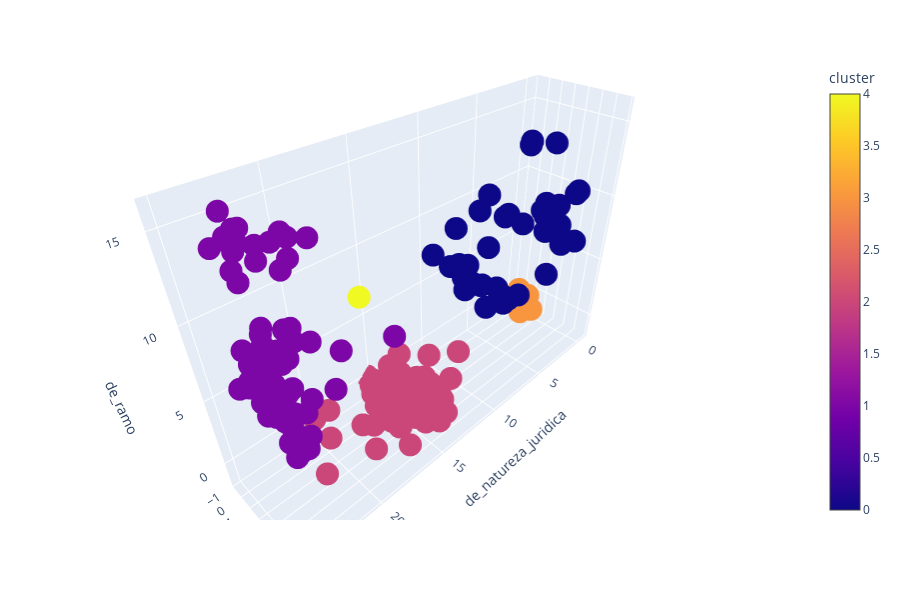

Notebook source saved alongside this figure:
### Code cell
import plotly.express as px
fig = px.scatter_3d(p2enc, x='de_natureza_juridica', y='sg_uf', z='de_ramo', color = 'cluster')
fig.show()

### Figure 1 — Plotly figure (JSON) as saved in the notebook; plotly's stock layout.template omitted (floating-point values rounded to 4 significant figures; data arrays with more than 128 entries replaced by an {"elided": "..."} marker saying what was removed)
{"data": [{"hoverlabel": {"namelength": 0}, "hovertemplate": "de_natureza_juridica=%{x}<br>sg_uf=%{y}<br>de_ramo=%{z}<br>cluster=%{marker.color}", "legendgroup": "", "marker": {"color": {"elided": "265 int values"}, "coloraxis": "coloraxis", "symbol": "circle"}, "mode": "markers", "name": "", "scene": "scene", "showlegend": false, "type": "scatter3d", "x": {"elided": "265 float values"}, "y": {"elided": "265 float values"}, "z": {"elided": "265 float values"}}], "layout": {"coloraxis": {"colorbar": {"title": {"text": "cluster"}}, "colorscale": [[0, "#0d0887"], [0.1111, "#46039f"], [0.2222, "#7201a8"], [0.3333, "#9c179e"], [0.4444, "#bd3786"], [0.5556, "#d8576b"], [0.6667, "#ed7953"], [0.7778, "#fb9f3a"], [0.8889, "#fdca26"], [1, "#f0f921"]]}, "height": 600, "legend": {"tracegroupgap": 0}, "margin": {"t": 60}, "scene": {"domain": {"x": [0, 0.98], "y": [0, 1]}, "xaxis": {"title": {"text": "de_natureza_juridica"}}, "yaxis": {"title": {"text": "sg_uf"}}, "zaxis": {"title": {"text": "de_ramo"}}}}}
